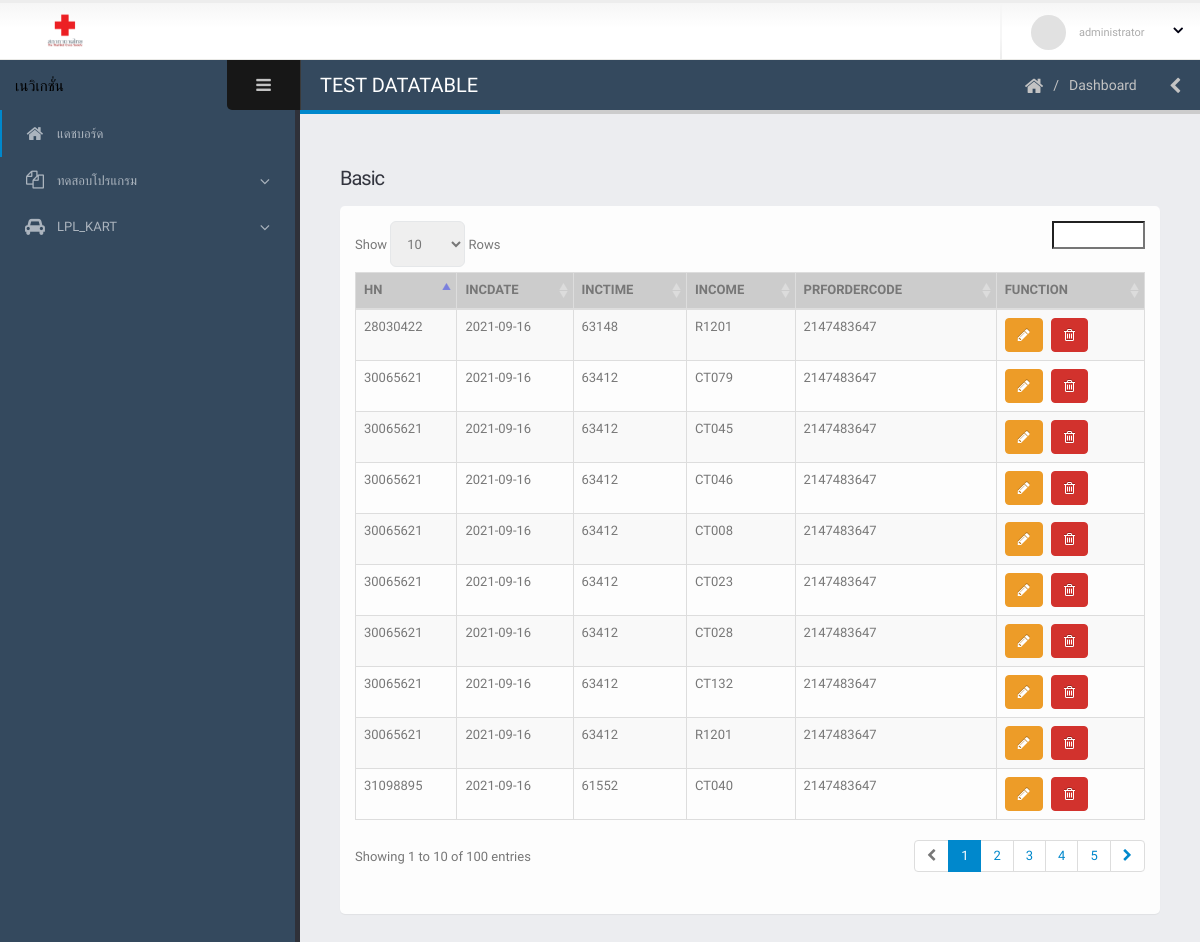
The app's page /main/lpljob.php with its own data.
### tables this page shows
CREATE TABLE `incpt` (
  `HN` int(10) NOT NULL,
  `INCDATE` date NOT NULL,
  `INCTIME` int(7) NOT NULL,
  `ORDERCODE` int(15) NOT NULL,
  `INCOME` varchar(20) NOT NULL,
  `ITEMNO` int(10) NOT NULL,
  `ITEMNOSUB` int(10) NOT NULL,
  `PRFORDERCODE` int(15) DEFAULT NULL,
  `AN` int(10) DEFAULT NULL,
  `VN` int(10) DEFAULT NULL,
  `FN` int(10) DEFAULT NULL,
  `PRVNO` int(10) DEFAULT NULL,
  `PTTYPE` int(5) NOT NULL,
  `PTTYPEEXT` varchar(4) NOT NULL,
  `DCT` int(10) DEFAULT NULL,
  `OVERTIME` int(3) NOT NULL,
  `RFRLCT` int(10) DEFAULT NULL,
  `ACTLCT` int(10) DEFAULT NULL,
  `PAIDST` int(5) NOT NULL,
  `INCAMT` int(16) NOT NULL,
  `RFNDAMT` int(16) NOT NULL,
  `VIPAMT` int(10) DEFAULT NULL,
  `APPAMT` int(16) NOT NULL,
  `WAIVEAMT` int(16) NOT NULL,
  `DSCAMT` int(16) NOT NULL,
  `REMAMT` int(16) NOT NULL,
  `RCPTAMT` int(16) NOT NULL,
  `TRNINFAN` int(10) DEFAULT NULL,
  `FINREFNO` int(10) DEFAULT NULL,
  `REFNO` int(10) DEFAULT NULL,
  `QTY` int(5) DEFAULT NULL,
  `DSCNO` int(10) DEFAULT NULL,
  `WAIVENO` int(10) DEFAULT NULL,
  `ARREARNO` int(10) DEFAULT NULL,
  `ARNO` int(10) DEFAULT NULL,
  `CANCELSTF` int(10) DEFAULT NULL,
  `CANCELDATE` date DEFAULT NULL,
  `CANCELRAS` int(5) DEFAULT NULL,
  `FIRSTSTF` int(10) DEFAULT NULL,
  `FIRSTDATE` date DEFAULT NULL,
  `LASTSTF` int(10) DEFAULT NULL,
  `LASTDATE` date DEFAULT NULL,
  `FINLCT` int(5) DEFAULT NULL,
  `COMPUTERNAME` varchar(20) DEFAULT NULL,
  `COMPUTERLCT` int(10) DEFAULT NULL,
  `ASSAMBLY` varchar(40) DEFAULT NULL,
  `INCGRP` int(3) DEFAULT NULL,
  `SALERATE` int(10) DEFAULT 0,
  `RFINREFNO` int(10) DEFAULT NULL,
  `RFINLCT` int(5) DEFAULT NULL,
  `ICARSTATUS` int(2) DEFAULT NULL,
  `NBFLAG` varchar(4) DEFAULT NULL,
  `RCPTLCT` int(10) DEFAULT NULL,
  `CASHFREQNO` int(10) DEFAULT NULL,
  `ARRCPTLCT` int(10) DEFAULT NULL,
  `ARFREQNO` int(10) DEFAULT NULL,
  `SPCFLAG` int(1) DEFAULT NULL,
  `EXPDATE` date DEFAULT NULL,
  `EXPTIME` int(6) DEFAULT NULL,
  `FEXP_REF` varchar(20) DEFAULT NULL,
  `EXPSTF` int(10) DEFAULT NULL,
  `WARD` int(10) DEFAULT NULL,
  `ROOMNO` varchar(10) DEFAULT NULL,
  `BEDNO` varchar(20) DEFAULT NULL,
  `PATTYPE` int(2) DEFAULT NULL,
  `TRANOIFLAG` varchar(1) DEFAULT NULL,
  `EXTRAFLAG` varchar(4) DEFAULT NULL,
  `FPHCASHFLAG` int(10) DEFAULT NULL,
  `PAIDINFTRNAMT` int(16) DEFAULT NULL,
  `SINVNO` int(15) DEFAULT NULL,
  `C_DEPT` char(2) DEFAULT NULL,
  `C_SUB_DEPT` char(2) DEFAULT NULL,
  `C_DEPT_UNIT` char(6) DEFAULT NULL,
  `TIMESEQ` int(2) DEFAULT NULL,
  `WELFAREAMT` int(16) DEFAULT 0,
  `DSCID` int(3) DEFAULT NULL,
  `S_SEQ` int(10) DEFAULT NULL,
  `NETCOST` int(12) DEFAULT NULL,
  `SETCOST` int(10) DEFAULT NULL,
  `MEDITEM` int(10) DEFAULT NULL,
  `SENDAMT` int(16) DEFAULT NULL,
  `ICSEND` int(5) DEFAULT NULL,
  `INCOMETYPE` int(5) DEFAULT NULL,
  `INCOMEGRP` int(8) DEFAULT NULL,
  `WELFAREST` int(10) DEFAULT NULL
);

### main/lpljob.php (the view, shortened to what this page needs)
<!doctype html>
<html class="fixed">
	<head>
        <?php include 'inc_head.php';?>
	</head>
	<body>
		<section class="body">
			<header class="header">
                <?php include 'inc_header.php';?>
			</header>
			<div class="inner-wrapper">
				<aside id="sidebar-left" class="sidebar-left">
                    <?php include 'inc_slide_left.php';?>
				</aside>
				<section role="main" class="content-body">
					<header class="page-header">
						<h2>TEST DATATABLE</h2>
						<div class="right-wrapper pull-right">
							<ol class="breadcrumbs">
								<li>
									<a href="index.html">
										<i class="fa fa-home"></i>
									</a>
								</li>
								<li><span>Dashboard</span></li>
							</ol>
							<a class="sidebar-right-toggle" data-open="sidebar-right"><i class="fa fa-chevron-left"></i></a>
						</div>
					</header>
                    <section class="panel">
						<header class="panel-heading panel-heading-transparent">
							<h2 class="panel-title">Basic</h2>
						</header>
						<div class="panel-body">
							<table  class="table table-bordered table-striped mb-none" id="datatable-default"  >
								<?php
									$query = "SELECT * FROM incpt";
									$result = mysqli_query($conn, $query);
									echo "
									<thead align='center' bgcolor='#CCCCCC'>
										<tr>
											<th>HN</th>
											<th>INCDATE</th>
											<th>INCTIME</th>
											<th>INCOME</th>
											<th>PRFORDERCODE</th>
											<th>FUNCTION</th>
										</tr>
									</thead>";
									while($row = mysqli_fetch_array($result)) {
										echo "<tr>";
										echo "<td>" .$row["HN"] .  "</td> ";
										echo "<td>" .$row["INCDATE"] .  "</td> ";
										echo "<td>" .$row["INCTIME"] .  "</td> ";
										echo "<td>" .$row["INCOME"] .  "</td> ";
										echo "<td>" .$row["PRFORDERCODE"] .  "</td> ";
										echo "<td class='actions'>
										<a href='#' class='on-default edit-row'>". "<button type='button' class='btn btn-warning'><i class='fa fa-pencil'></i> </button> "."</a>
										<a href='#' class='on-default edit-row'>". "<button type='button' class='btn btn-danger'><i class='fa fa-trash-o'></i> </button> "."</a>
										</td>";
										echo "</tr>";
									};
								?>
							</table>
						</div>
					</section>
				</section>
			</div>
		</section>
	</body>
</html>

### main/inc_head.php (shortened to what this page needs)
<link rel="stylesheet" href="assets/vendor/bootstrap/css/bootstrap.css" />
<link rel="stylesheet" href="assets/vendor/font-awesome/css/font-awesome.css" />
<link rel="stylesheet" href="assets/vendor/magnific-popup/magnific-popup.css" />
<link rel="stylesheet" href="assets/vendor/bootstrap-datepicker/css/datepicker3.css" />
<link rel="stylesheet" href="assets/vendor/jquery-ui/css/ui-lightness/jquery-ui-1.10.4.custom.css" />
<link rel="stylesheet" href="assets/vendor/bootstrap-multiselect/bootstrap-multiselect.css" />
<link rel="stylesheet" href="assets/vendor/morris/morris.css" />
<link rel="stylesheet" href="assets/vendor/select2/select2.css" />
<link rel="stylesheet" href="assets/vendor/jquery-datatables-bs3/assets/css/datatables.css" />
<link rel="stylesheet" href="assets/stylesheets/theme.css" />
<link rel="stylesheet" href="assets/stylesheets/skins/default.css" />
<link rel="stylesheet" href="assets/stylesheets/theme-custom.css">
<link rel="stylesheet" href="assets/vendor/select2/select2.css" />
<link rel="stylesheet" href="assets/vendor/jquery-datatables-bs3/assets/css/datatables.css" />
<link rel="stylesheet" href="assets/vendor/bootstrap/css/bootstrap.css" />
<link rel="stylesheet" href="assets/vendor/font-awesome/css/font-awesome.css" />
<link rel="stylesheet" href="assets/vendor/magnific-popup/magnific-popup.css" />
<link rel="stylesheet" href="assets/vendor/bootstrap-datepicker/css/datepicker3.css" />
<link rel="stylesheet" href="assets/vendor/select2/select2.css" />
<link rel="stylesheet" href="assets/vendor/jquery-datatables-bs3/assets/css/datatables.css" />
<link rel="stylesheet" href="assets/stylesheets/theme.css" />
<link rel="stylesheet" href="assets/stylesheets/skins/default.css" />
<link rel="stylesheet" href="assets/stylesheets/theme-custom.css">

### main/inc_header.php (shortened to what this page needs)
<div class="logo-container">
	<a href="../" class="logo">
		<img src="assets/images/logo/logo4.png" height="35" alt="JSOFT Admin" />
	</a>
</div>
<div class="header-right">
	<span class="separator"></span>
	<div id="userbox" class="userbox">
		<a href="#" data-toggle="dropdown">
			<figure class="profile-picture">
				<img src="assets/images/!logged-user.jpg" alt="Joseph Doe" class="img-circle" data-lock-picture="assets/images/!logged-user.jpg" />
			</figure>
			<div class="profile-info" data-lock-name="John Doe" data-lock-email="johndoe@JSOFT.com">
				<span class="role">administrator</span>
			</div>
			<i class="fa custom-caret"></i>
		</a>
	</div>
</div>

### main/inc_slide_left.php (shortened to what this page needs)
<div class="sidebar-header">
    <div class="sidebar-title" style="color: black;">
        เนวิเกชั่น
    </div>
    <div class="sidebar-toggle hidden-xs" data-toggle-class="sidebar-left-collapsed" data-target="html" data-fire-event="sidebar-left-toggle">
        <i class="fa fa-bars" aria-label="Toggle sidebar"></i>
    </div>
</div>
<div class="nano">
    <div class="nano-content">
        <nav id="menu" class="nav-main" role="navigation">
            <ul class="nav nav-main">
                <li class="nav-active">
                    <a href="index.php">
                        <i class="fa fa-home" aria-hidden="true"></i>
                        <span>แดชบอร์ด</span>
                    </a>
                </li>
                <li class="nav-parent">
                    <a>
                        <i class="fa fa-copy" aria-hidden="true"></i>
                        <span>ทดสอบโปรแกรม</span>
                    </a>
                </li>
                <li class="nav-parent">
                    <a>
                        <i class="fa fa-car" aria-hidden="true"></i>
                        <span>LPL_KART</span>
                    </a>
                </li>
            </ul>
        </nav>
    </div>
</div>

### main/assets/stylesheets/skins/default.css (style rules this page uses)
a, .btn-link { color: #0088cc; }
body .btn-warning { color: #ffffff; text-shadow: 0 -1px 0 rgba(0, 0, 0, 0.25); background-color: #ed9c28; border-color: #ed9c28; }
body .btn-danger { color: #ffffff; text-shadow: 0 -1px 0 rgba(0, 0, 0, 0.25); background-color: #d2322d; border-color: #d2322d; }
.page-header h2 { border-bottom-color: #0088cc; }
ul.nav-main > li.nav-active > a { box-shadow: 2px 0 0 #0088cc inset; }

### records on screen
incpt: HN "28030422", INCDATE "2021-09-16", INCTIME "63148", INCOME "R1201", PRFORDERCODE "2147483647"
incpt: HN "30065621", INCDATE "2021-09-16", INCTIME "63412", INCOME "CT079", PRFORDERCODE "2147483647"
incpt: HN "30065621", INCDATE "2021-09-16", INCTIME "63412", INCOME "CT045", PRFORDERCODE "2147483647"
incpt: HN "30065621", INCDATE "2021-09-16", INCTIME "63412", INCOME "CT046", PRFORDERCODE "2147483647"
incpt: HN "30065621", INCDATE "2021-09-16", INCTIME "63412", INCOME "CT008", PRFORDERCODE "2147483647"
incpt: HN "30065621", INCDATE "2021-09-16", INCTIME "63412", INCOME "CT023", PRFORDERCODE "2147483647"
incpt: HN "30065621", INCDATE "2021-09-16", INCTIME "63412", INCOME "CT028", PRFORDERCODE "2147483647"
incpt: HN "30065621", INCDATE "2021-09-16", INCTIME "63412", INCOME "CT132", PRFORDERCODE "2147483647"
incpt: HN "30065621", INCDATE "2021-09-16", INCTIME "63412", INCOME "R1201", PRFORDERCODE "2147483647"
incpt: HN "31098895", INCDATE "2021-09-16", INCTIME "61552", INCOME "CT040", PRFORDERCODE "2147483647"
